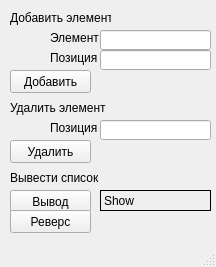
<?xml version="1.0" encoding="UTF-8"?>
<ui version="4.0">
 <class>MainWindow</class>
 <widget class="QMainWindow" name="MainWindow">
  <property name="geometry">
   <rect>
    <x>0</x>
    <y>0</y>
    <width>216</width>
    <height>267</height>
   </rect>
  </property>
  <property name="windowTitle">
   <string>MainWindow</string>
  </property>
  <widget class="QWidget" name="centralWidget">
   <widget class="QPushButton" name="addButton">
    <property name="geometry">
     <rect>
      <x>10</x>
      <y>70</y>
      <width>81</width>
      <height>23</height>
     </rect>
    </property>
    <property name="text">
     <string>Добавить</string>
    </property>
   </widget>
   <widget class="QPushButton" name="delButton">
    <property name="geometry">
     <rect>
      <x>10</x>
      <y>140</y>
      <width>81</width>
      <height>23</height>
     </rect>
    </property>
    <property name="text">
     <string>Удалить</string>
    </property>
   </widget>
   <widget class="QPushButton" name="showButton">
    <property name="geometry">
     <rect>
      <x>10</x>
      <y>190</y>
      <width>81</width>
      <height>23</height>
     </rect>
    </property>
    <property name="text">
     <string>Вывод</string>
    </property>
   </widget>
   <widget class="QLabel" name="addLabel">
    <property name="geometry">
     <rect>
      <x>10</x>
      <y>10</y>
      <width>101</width>
      <height>16</height>
     </rect>
    </property>
    <property name="text">
     <string>Добавить элемент</string>
    </property>
   </widget>
   <widget class="QLabel" name="delLabel">
    <property name="geometry">
     <rect>
      <x>10</x>
      <y>100</y>
      <width>101</width>
      <height>16</height>
     </rect>
    </property>
    <property name="text">
     <string>Удалить элемент</string>
    </property>
   </widget>
   <widget class="QLabel" name="showLabel">
    <property name="geometry">
     <rect>
      <x>10</x>
      <y>170</y>
      <width>101</width>
      <height>16</height>
     </rect>
    </property>
    <property name="text">
     <string>Вывести список</string>
    </property>
   </widget>
   <widget class="QLabel" name="showLinkedList">
    <property name="geometry">
     <rect>
      <x>100</x>
      <y>190</y>
      <width>111</width>
      <height>21</height>
     </rect>
    </property>
    <property name="frameShape">
     <enum>QFrame::Panel</enum>
    </property>
    <property name="text">
     <string>Show</string>
    </property>
   </widget>
   <widget class="QLineEdit" name="addLineEdit">
    <property name="geometry">
     <rect>
      <x>100</x>
      <y>30</y>
      <width>111</width>
      <height>20</height>
     </rect>
    </property>
   </widget>
   <widget class="QLabel" name="addLabel_2">
    <property name="geometry">
     <rect>
      <x>50</x>
      <y>30</y>
      <width>51</width>
      <height>16</height>
     </rect>
    </property>
    <property name="text">
     <string>Элемент</string>
    </property>
   </widget>
   <widget class="QLabel" name="addLabel_3">
    <property name="geometry">
     <rect>
      <x>50</x>
      <y>50</y>
      <width>51</width>
      <height>16</height>
     </rect>
    </property>
    <property name="text">
     <string>Позиция</string>
    </property>
   </widget>
   <widget class="QLineEdit" name="addLineEdit_2">
    <property name="geometry">
     <rect>
      <x>100</x>
      <y>50</y>
      <width>111</width>
      <height>20</height>
     </rect>
    </property>
   </widget>
   <widget class="QLineEdit" name="addLineEdit_3">
    <property name="geometry">
     <rect>
      <x>100</x>
      <y>120</y>
      <width>111</width>
      <height>20</height>
     </rect>
    </property>
   </widget>
   <widget class="QLabel" name="addLabel_4">
    <property name="geometry">
     <rect>
      <x>50</x>
      <y>120</y>
      <width>51</width>
      <height>16</height>
     </rect>
    </property>
    <property name="text">
     <string>Позиция</string>
    </property>
   </widget>
   <widget class="QPushButton" name="showButtonReverse">
    <property name="geometry">
     <rect>
      <x>10</x>
      <y>210</y>
      <width>81</width>
      <height>23</height>
     </rect>
    </property>
    <property name="text">
     <string>Реверс</string>
    </property>
   </widget>
  </widget>
  <widget class="QStatusBar" name="statusBar"/>
 </widget>
 <layoutdefault spacing="6" margin="11"/>
 <resources/>
 <connections/>
</ui>
